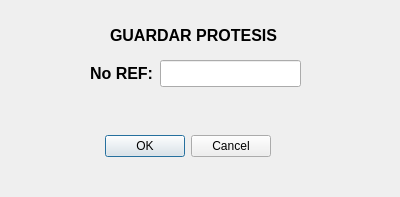
<?xml version="1.0" encoding="UTF-8"?>
<ui version="4.0">
 <class>Dialog</class>
 <widget class="QDialog" name="Dialog">
  <property name="geometry">
   <rect>
    <x>0</x>
    <y>0</y>
    <width>400</width>
    <height>197</height>
   </rect>
  </property>
  <property name="windowTitle">
   <string>Dialog</string>
  </property>
  <widget class="QDialogButtonBox" name="buttonBox">
   <property name="geometry">
    <rect>
     <x>90</x>
     <y>130</y>
     <width>181</width>
     <height>32</height>
    </rect>
   </property>
   <property name="orientation">
    <enum>Qt::Horizontal</enum>
   </property>
   <property name="standardButtons">
    <set>QDialogButtonBox::Cancel|QDialogButtonBox::Ok</set>
   </property>
  </widget>
  <widget class="QLabel" name="label_2">
   <property name="geometry">
    <rect>
     <x>110</x>
     <y>10</y>
     <width>171</width>
     <height>51</height>
    </rect>
   </property>
   <property name="font">
    <font>
     <pointsize>12</pointsize>
     <weight>75</weight>
     <bold>true</bold>
    </font>
   </property>
   <property name="text">
    <string>GUARDAR PROTESIS</string>
   </property>
  </widget>
  <widget class="QWidget" name="formLayoutWidget">
   <property name="geometry">
    <rect>
     <x>90</x>
     <y>60</y>
     <width>211</width>
     <height>41</height>
    </rect>
   </property>
   <layout class="QFormLayout" name="formLayout">
    <item row="0" column="0">
     <widget class="QLabel" name="label">
      <property name="font">
       <font>
        <pointsize>12</pointsize>
        <weight>75</weight>
        <bold>true</bold>
       </font>
      </property>
      <property name="text">
       <string>No REF:</string>
      </property>
     </widget>
    </item>
    <item row="0" column="1">
     <widget class="QLineEdit" name="campo_referencia">
      <property name="font">
       <font>
        <pointsize>12</pointsize>
       </font>
      </property>
     </widget>
    </item>
   </layout>
  </widget>
 </widget>
 <resources/>
 <connections>
  <connection>
   <sender>buttonBox</sender>
   <signal>accepted()</signal>
   <receiver>Dialog</receiver>
   <slot>accept()</slot>
   <hints>
    <hint type="sourcelabel">
     <x>248</x>
     <y>254</y>
    </hint>
    <hint type="destinationlabel">
     <x>157</x>
     <y>274</y>
    </hint>
   </hints>
  </connection>
  <connection>
   <sender>buttonBox</sender>
   <signal>rejected()</signal>
   <receiver>Dialog</receiver>
   <slot>reject()</slot>
   <hints>
    <hint type="sourcelabel">
     <x>316</x>
     <y>260</y>
    </hint>
    <hint type="destinationlabel">
     <x>286</x>
     <y>274</y>
    </hint>
   </hints>
  </connection>
 </connections>
</ui>
